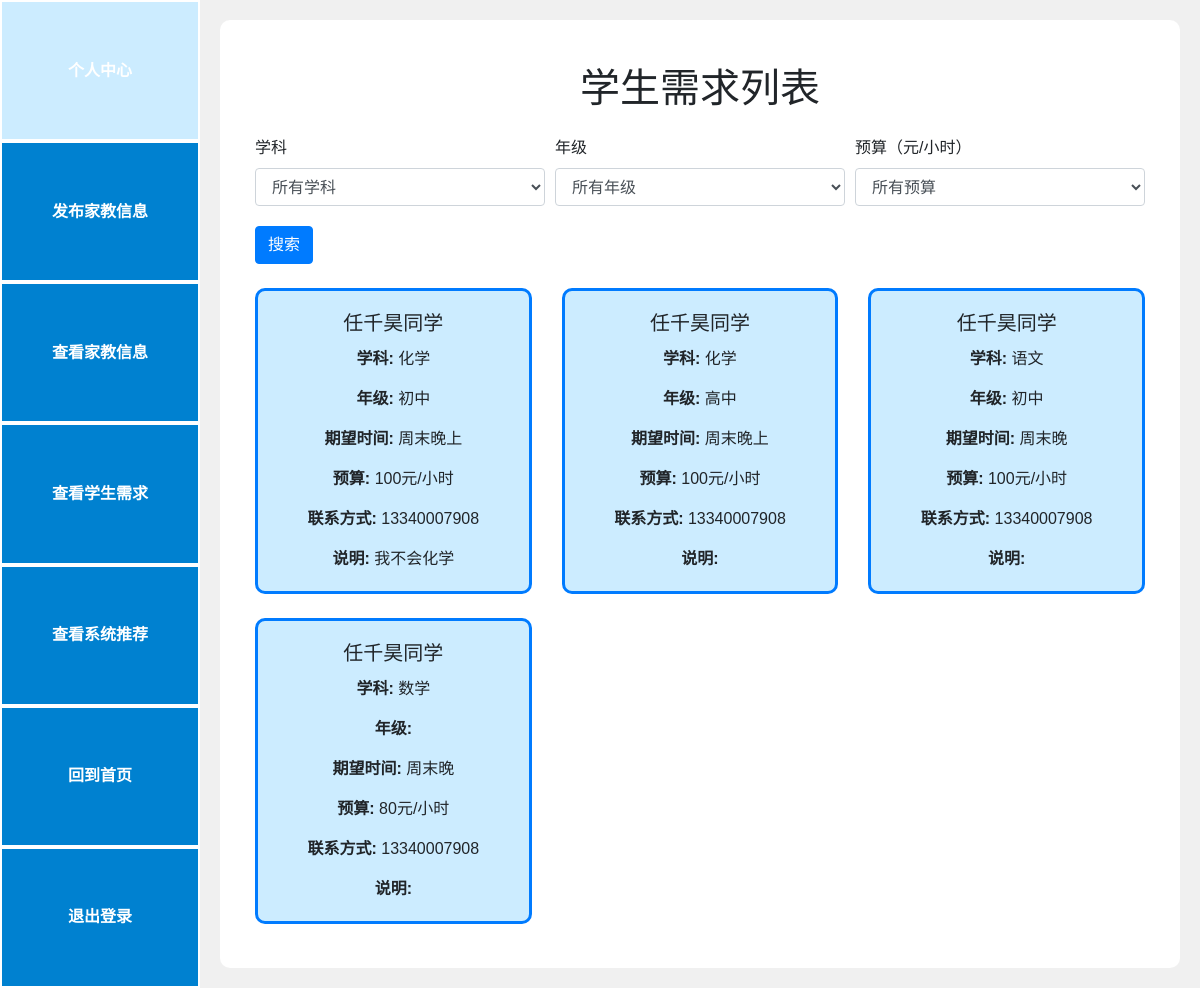
The app's page /students (signed in) with its own data.
### models.py (models this page shows)
class StudentRequest(db.Model):
    id = db.Column(db.Integer, primary_key=True)
    user_id = db.Column(db.Integer, db.ForeignKey('user.id'), nullable=False)
    name = db.Column(db.String(80), nullable=False)
    subject = db.Column(db.String(80), nullable=False)
    grade = db.Column(db.String(80), nullable=False)
    time = db.Column(db.String(80), nullable=False)
    budget = db.Column(db.String(80), nullable=False)
    phoneNumber = db.Column(db.String(20), unique=False, nullable=False)
    information = db.Column(db.Text, unique=False, nullable=False)

### app.py (the view, shortened to what this page needs)
@app.route('/students')
def students():
    subject = request.args.get('subject')
    grade = request.args.get('grade')
    budget = request.args.get('budget')
    query = StudentRequest.query
    if subject:
        query = query.filter(StudentRequest.subject == subject)
    if grade:
        query = query.filter(StudentRequest.grade == grade)
    student_requests = query.all()
    return render_template('students.html', students=student_requests, user=g.user)

### app.py (called while the page is built)
@app.before_request
def create_tables():
    if not hasattr(g, 'first_request'):  # 保证该函数只在第一次访问时执行
        g.first_request = True
        db.create_all()  # 创建所有在模型中定义的数据库表格

@app.before_request
def before_request():
    g.user = None
    if 'user_id' in session:
        g.user = User.query.get(session['user_id'])

### templates/students.html (shortened to what this page needs)
{% if user.role == 'tutor' %}
    {% extends "base_tutor.html" %}
{% else %}
    {% extends "base_student.html" %}
{% endif %}
{% block content %}
<div class="container mt-4">
    <h1 class="mb-4" style="text-align: center;">学生需求列表</h1>
    <form method="GET" action="{{ url_for('students') }}" class="mb-4">
        <div class="form-row">
            <div class="form-group col-md-4">
                <label for="subject">学科</label>
                <select id="subject" name="subject" class="form-control">
                    <option value="">所有学科</option>
                </select>
            </div>
            <div class="form-group col-md-4">
                <label for="grade">年级</label>
                <select id="grade" name="grade" class="form-control">
                    <option value="">所有年级</option>
                </select>
            </div>
            <div class="form-group col-md-4">
                <label for="budget">预算（元/小时）</label>
                <select id="budget" name="budget" class="form-control">
                    <option value="">所有预算</option>
                </select>
            </div>
        </div>
        <button type="submit" class="btn btn-primary">搜索</button>
    </form>
    <div class="row">
        {% for student in students %}
        <div class="col-md-4 mb-4">
            <div class="card h-100">
                <div class="card-body">
                    <h5 class="card-title" style="text-align: center;">{{ student.name }}同学</h5>
                    <p class="card-text" style="text-align: center;"><strong>学科: </strong> {{ student.subject }}</p>
                    <p class="card-text" style="text-align: center;"><strong>年级: </strong>{{ student.grade }}</p>
                    <p class="card-text" style="text-align: center;"><strong>期望时间: </strong>{{ student.time }}</p>
                    <p class="card-text" style="text-align: center;"><strong>预算:</strong> {{ student.budget }}元/小时</p>
                    <p class="card-text" style="text-align: center;"><strong>联系方式: </strong>{{ student.phoneNumber }}</p>
                    <p class="card-text" style="text-align: center;"><strong>说明: </strong>{{ student.information }}</p>
                </div>
            </div>
        </div>
        {% endfor %}
    </div>
</div>
{% endblock %}

### templates/base_tutor.html (style rules this page uses)
body { font-family: Arial, sans-serif; display: flex; height: 100vh; margin: 0; background-color: #f0f0f0; background-attachment: fixed; }

### templates/students.html (style rules this page uses)
.card { background-color: #CCECFF; border: 3px solid #007BFF; border-radius: 10px; }
.form-group { margin-bottom: 20px; }

### records on screen
StudentRequest: name "任千昊", subject "化学", grade "初中", time "周末晚上", budget "100", phoneNumber "13340007908", information "我不会化学"
StudentRequest: name "任千昊", subject "化学", grade "高中", time "周末晚上", budget "100", phoneNumber "13340007908"
StudentRequest: name "任千昊", subject "语文", grade "初中", time "周末晚", budget "100", phoneNumber "13340007908"
StudentRequest: name "任千昊", subject "数学", time "周末晚", budget "80", phoneNumber "13340007908"
